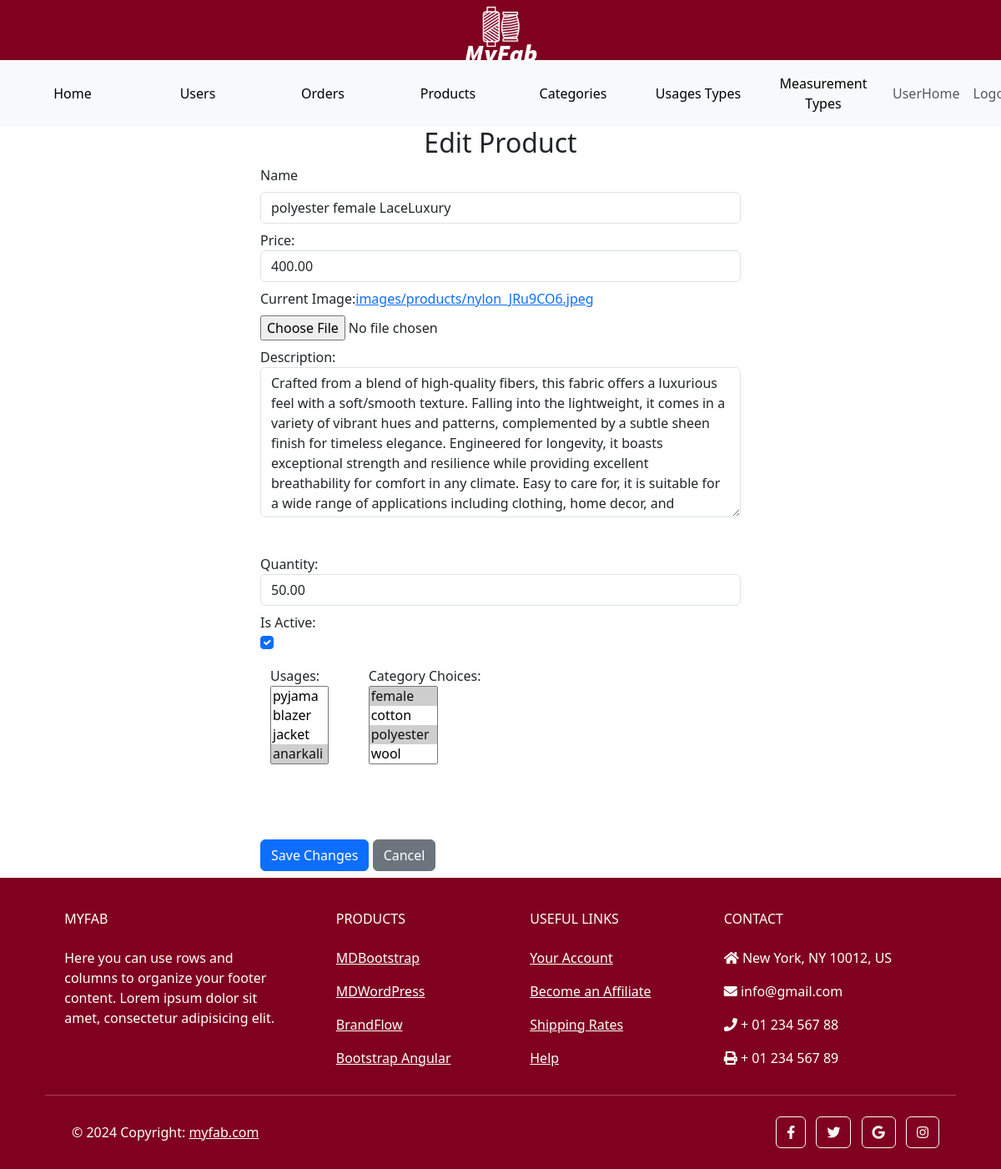
Before: /custom_admin/products/12/edit/ (signed in) with the older database file.
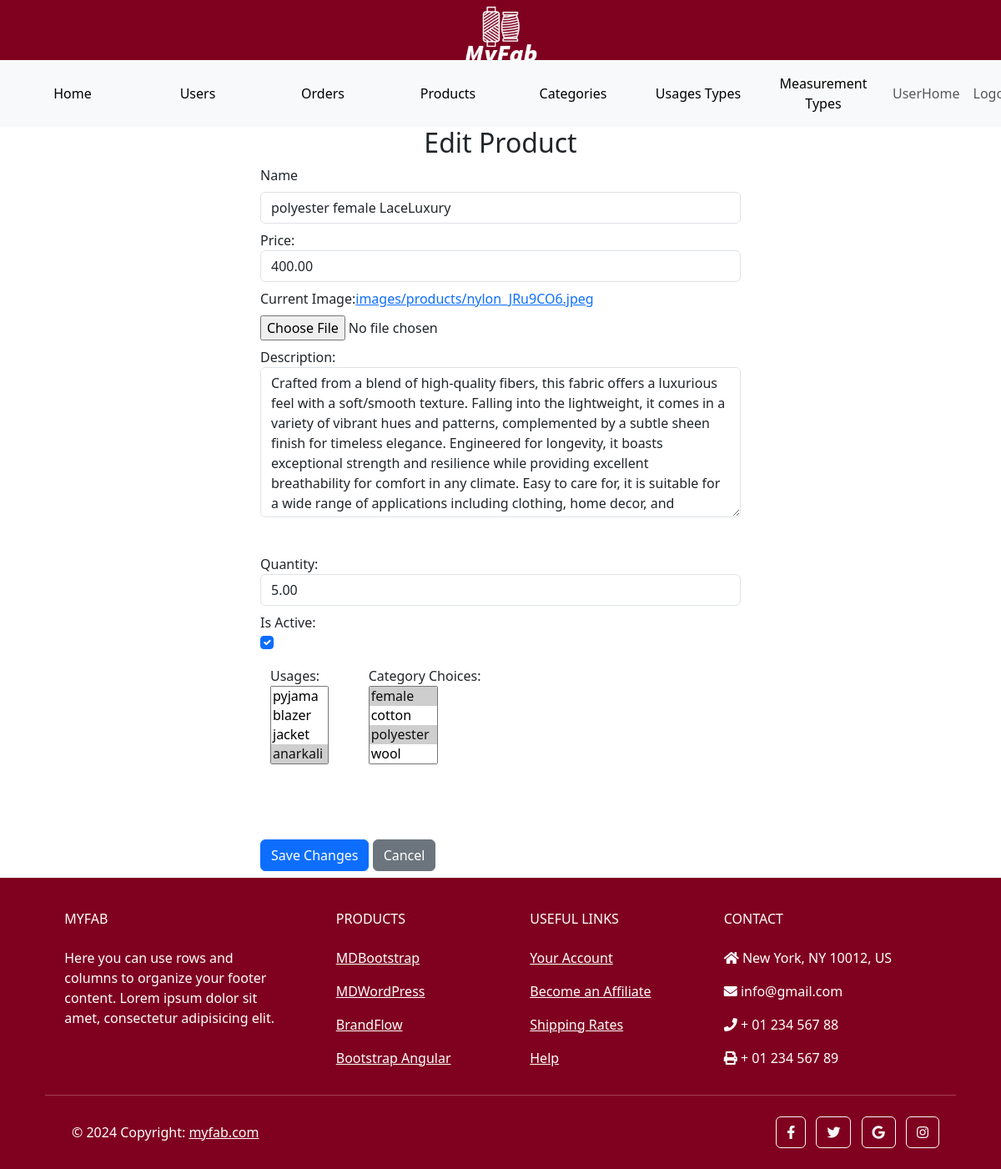
After: the same page with the newer database file.
### main/models.py (models this page shows, shortened)
class Product(models.Model):
    name = models.CharField(max_length=255, unique=True, blank=False, null=False)
    price = models.DecimalField(max_digits=10, decimal_places=2, default=0, validators=[MinValueValidator(0)])
    image = models.ImageField(upload_to='images/products')
    description = models.TextField(blank=True)
    qty = models.DecimalField(max_digits=10, decimal_places=2, default=0, validators=[MinValueValidator(0)])
    add_date = models.DateField(auto_now_add=True)
    is_active = models.BooleanField(default=True)
    usages = models.ManyToManyField(Usage)
    category_choices = models.ManyToManyField(CategoryChoice)

### custom_admin/views.py (the view, shortened to what this page needs)
# urls.py: path('products/<int:pk>/edit/', AdminProductEdit.as_view(), name = 'admin_product_edit'),
class AdminProductEdit(UpdateView):
    model = Product
    fields = ['name', 'price', 'image', 'description', 'qty', 'is_active', 'usages', 'category_choices']
    template_name = 'admin_product_edit.html'
    def get_context_data(self, **kwargs):
        context = super().get_context_data(**kwargs)
        context['previous_url'] = self.request.META.get('HTTP_REFERER', reverse('custom_admin:admin_products'))
        return context

### main/models.py (called while the page is built)
    def __str__(self):
        return self.name

    def __str__(self):
        return self.name

### templates/admin_product_edit.html (shortened to what the changed rows need)
{% extends 'admin_base.html' %}
{% load static %}
{% block content %}
    <div class="container w-50">
        <h2 class="text-center">Edit Product</h2>
        <form method="post" enctype="multipart/form-data">
            <div class="form-group my-2">
                <label for="id_name" class="form-label">Name</label>
                <input type="text" class="form-control" id="id_name" name="name" value="{{ object.name }}">
            </div>
            <div class="form-group my-2">
                <label for="id_price">Price:</label>
                <input type="number" class="form-control price-input" id="id_price" name="price" step="0.01" value="{{ object.price }}">
            </div>
            <div class="form-group my-2">
                <label for="id_image">Current Image:<a href="{{ object.image.url }}" target="_blank">{{ object.image }}</a></label>
            </div>
            <div class="form-group my-2" style="height: 30vh;">
                <label for="id_description">Description:</label>
                <textarea class="form-control h-75" id="id_description" name="description">{{ object.description }}</textarea>
            </div>
            <div class="form-group my-2">
                <label for="id_qty">Quantity:</label>
                <input type="number" class="form-control" id="id_qty" name="qty" value="{{ object.qty }}">
            </div>
            <div class="form-group my-2">
                <div class="form-check">
                    <input type="checkbox" class="form-check-input" id="id_is_active" name="is_active" {% if object.is_active %}checked{% endif %}>
                </div>
            </div>
        </form>
    </div>
{% endblock content %}

Changed rows visible on the page:
changed Product "images/products/nylon_JRu9CO6.jpeg": qty "50.00" → "5.00"
